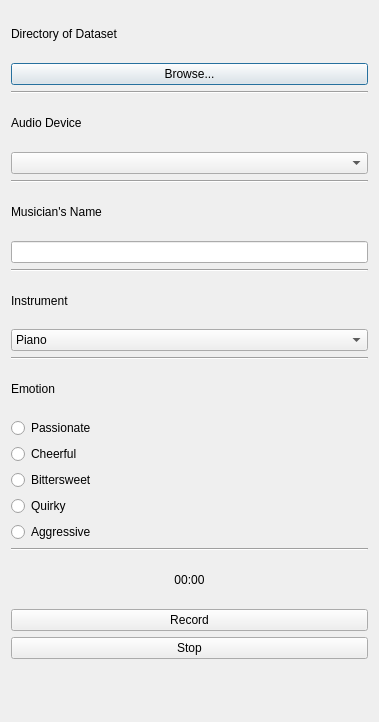
<?xml version="1.0" encoding="UTF-8"?>
<ui version="4.0">
 <class>Dialog</class>
 <widget class="QDialog" name="Dialog">
  <property name="geometry">
   <rect>
    <x>0</x>
    <y>0</y>
    <width>379</width>
    <height>722</height>
   </rect>
  </property>
  <property name="windowTitle">
   <string>Emotional Music Recorder</string>
  </property>
  <layout class="QVBoxLayout" name="verticalLayout">
   <item>
    <widget class="QLabel" name="dirPath">
     <property name="text">
      <string>Directory of Dataset</string>
     </property>
     <property name="wordWrap">
      <bool>true</bool>
     </property>
    </widget>
   </item>
   <item>
    <widget class="QPushButton" name="browseButton">
     <property name="text">
      <string>Browse...</string>
     </property>
    </widget>
   </item>
   <item>
    <widget class="Line" name="line">
     <property name="orientation">
      <enum>Qt::Horizontal</enum>
     </property>
    </widget>
   </item>
   <item>
    <widget class="QLabel" name="deviceChoices">
     <property name="text">
      <string>Audio Device</string>
     </property>
     <property name="wordWrap">
      <bool>true</bool>
     </property>
    </widget>
   </item>
   <item>
    <widget class="QComboBox" name="deviceBox"/>
   </item>
   <item>
    <widget class="Line" name="line_2">
     <property name="orientation">
      <enum>Qt::Horizontal</enum>
     </property>
    </widget>
   </item>
   <item>
    <widget class="QLabel" name="deviceChoices_2">
     <property name="text">
      <string>Musician's Name</string>
     </property>
     <property name="wordWrap">
      <bool>true</bool>
     </property>
    </widget>
   </item>
   <item>
    <widget class="QLineEdit" name="nameEdit"/>
   </item>
   <item>
    <widget class="Line" name="line_3">
     <property name="orientation">
      <enum>Qt::Horizontal</enum>
     </property>
    </widget>
   </item>
   <item>
    <widget class="QLabel" name="deviceChoices_3">
     <property name="text">
      <string>Instrument</string>
     </property>
     <property name="wordWrap">
      <bool>true</bool>
     </property>
    </widget>
   </item>
   <item>
    <widget class="QComboBox" name="instrumentBox">
     <item>
      <property name="text">
       <string>Piano</string>
      </property>
     </item>
     <item>
      <property name="text">
       <string>Violin</string>
      </property>
     </item>
     <item>
      <property name="text">
       <string>Cello</string>
      </property>
     </item>
     <item>
      <property name="text">
       <string>Trumpet</string>
      </property>
     </item>
     <item>
      <property name="text">
       <string>Saxophone</string>
      </property>
     </item>
    </widget>
   </item>
   <item>
    <widget class="Line" name="line_4">
     <property name="orientation">
      <enum>Qt::Horizontal</enum>
     </property>
    </widget>
   </item>
   <item>
    <widget class="QLabel" name="deviceChoices_4">
     <property name="text">
      <string>Emotion</string>
     </property>
     <property name="wordWrap">
      <bool>true</bool>
     </property>
    </widget>
   </item>
   <item>
    <widget class="QRadioButton" name="radioButtonEmotion1">
     <property name="text">
      <string>Passionate</string>
     </property>
    </widget>
   </item>
   <item>
    <widget class="QRadioButton" name="radioButtonEmotion2">
     <property name="text">
      <string>Cheerful</string>
     </property>
    </widget>
   </item>
   <item>
    <widget class="QRadioButton" name="radioButtonEmotion3">
     <property name="text">
      <string>Bittersweet</string>
     </property>
    </widget>
   </item>
   <item>
    <widget class="QRadioButton" name="radioButtonEmotion4">
     <property name="text">
      <string>Quirky</string>
     </property>
    </widget>
   </item>
   <item>
    <widget class="QRadioButton" name="radioButtonEmotion5">
     <property name="text">
      <string>Aggressive</string>
     </property>
    </widget>
   </item>
   <item>
    <widget class="Line" name="line_5">
     <property name="orientation">
      <enum>Qt::Horizontal</enum>
     </property>
    </widget>
   </item>
   <item>
    <widget class="QLabel" name="timeLabel">
     <property name="text">
      <string>00:00</string>
     </property>
     <property name="alignment">
      <set>Qt::AlignCenter</set>
     </property>
    </widget>
   </item>
   <item>
    <widget class="QPushButton" name="recordButton">
     <property name="text">
      <string>Record</string>
     </property>
    </widget>
   </item>
   <item>
    <widget class="QPushButton" name="stopButton">
     <property name="text">
      <string>Stop</string>
     </property>
    </widget>
   </item>
   <item>
    <widget class="QLabel" name="promptLabel">
     <property name="text">
      <string/>
     </property>
     <property name="wordWrap">
      <bool>true</bool>
     </property>
    </widget>
   </item>
  </layout>
 </widget>
 <resources/>
 <connections/>
</ui>
